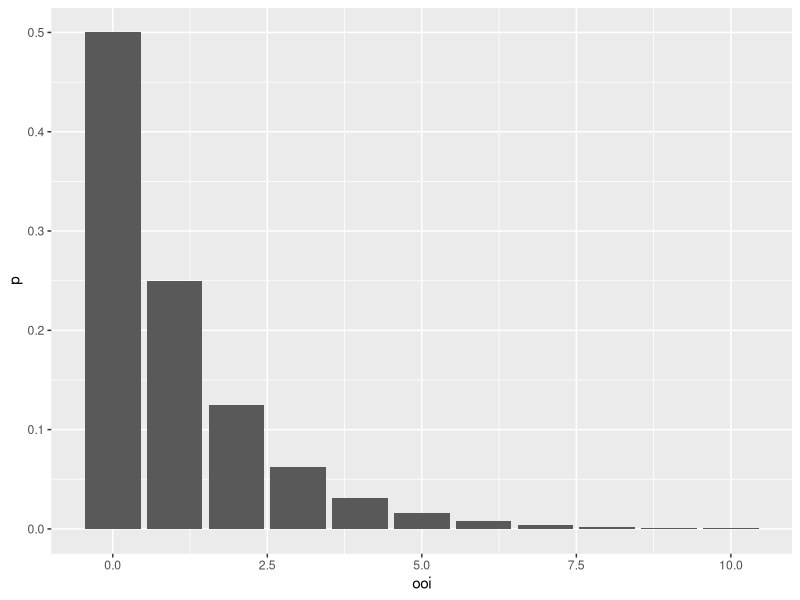
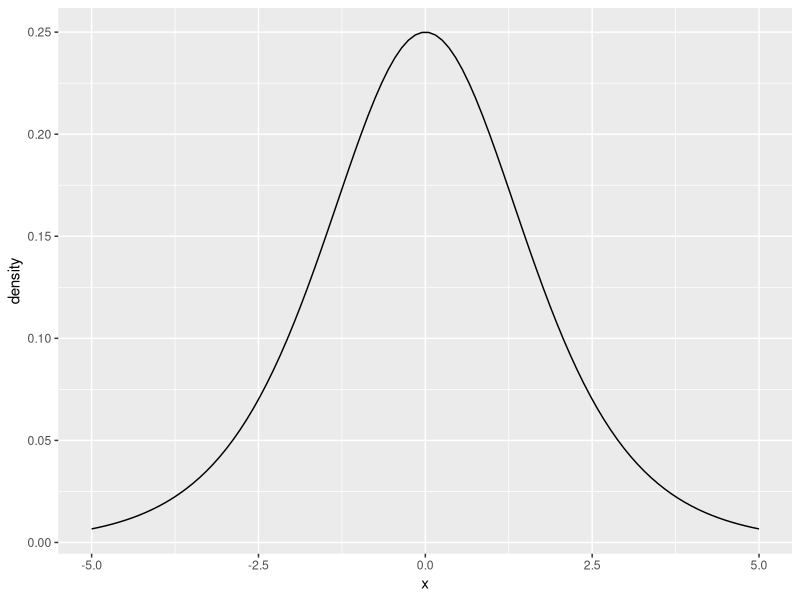
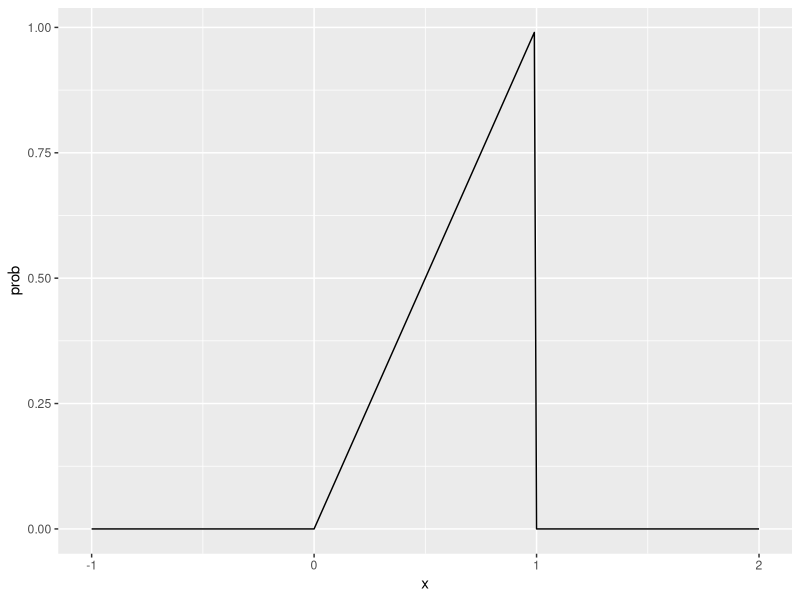

The R script that drew these images, in order:
## ---- chunk 1
knitr::opts_chunk$set(echo = FALSE)

library(tidyverse)
## ---- chunk 2
# the chance of it taking 5 tosses to obtain a head
# (alternatively, the chance of getting 4 tails 
# before the first head)
dgeom(4, prob = 0.5)
## ---- chunk 3
ooi <- 0:10                  # outcomes of interest
p <- dgeom(ooi, prob = 0.5)  # probability of ooi

round(p, 3)
## ---- chunk 4
qplot(x = ooi, y = p, geom = "col")
## ---- chunk 5
# binomial(10, 0.5); number of H if you toss a fair coin 10x
dbinom(7, size = 10, prob = 0.5)  # Pr(7)
dbinom(8, size = 10, prob = 0.5)  # Pr(8)
dbinom(9, size = 10, prob = 0.5)  # Pr(8)
## ---- chunk 6
# for size = 1, we have a Bernoulli
dbinom(1, size = 1, prob = 0.7)   # Pr(1)
## ---- chunk 7
# 5 values from geometric(0.3)
rgeom(5, prob = 0.3)

# 3 values from binomial(100, 0.5)
rbinom(5, size = 100, prob = 0.3)

# 10 values from Bernoulli(0.5)
rbinom(10, size = 1, prob = 0.5)
## ---- chunk 8
from <- -5
to <- 5

data <- data.frame(x = seq(from, to, length.out = 100)) %>%
  mutate(density = dlogis(x))

ggplot(data, aes(x = x, y = density)) + 
  geom_line()
## ---- chunk 9
x <- seq(-1, 2, by = 0.01)
f <- function(x) ifelse(x < 1 & x > 0, x, 0)
prob <- f(x)
d <- tibble(x, prob)
ggplot(d, aes(x = x, y = prob)) + 
  geom_line()
